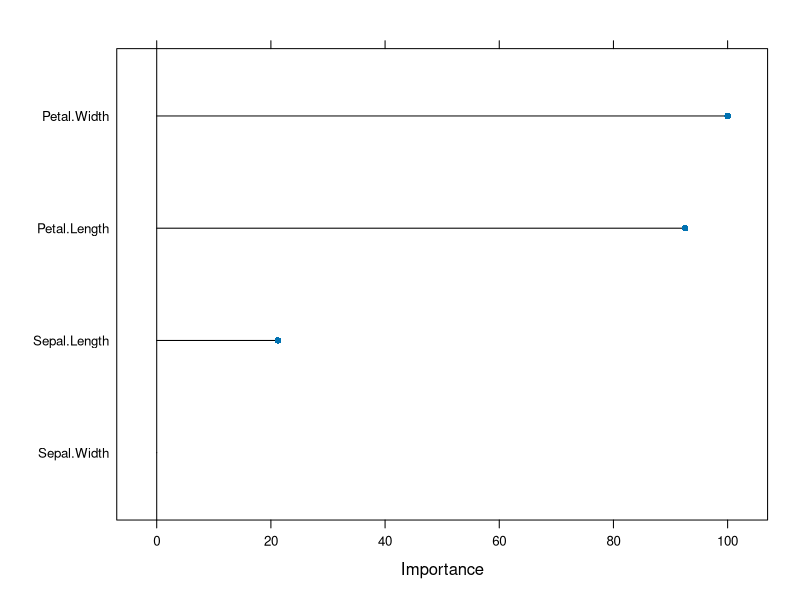

Here is the R script that generated this plot:
library(caret)
library(ggplot2)

# Daten laden
data(iris)

# Train-Test-Split
set.seed(123)
trainIndex <- createDataPartition(iris$Species, p = 0.7, list = FALSE)
train <- iris[trainIndex, ]
test <- iris[-trainIndex, ]

# Modell trainieren (Random Forest)
model <- train(Species ~ ., data = train, method = "rf",
               trControl = trainControl(method = "cv", number = 5),
               tuneLength = 3)

# Vorhersagen machen
predictions <- predict(model, newdata = test)

# Accuracy ausgeben
accuracy <- sum(predictions == test$Species) / nrow(test)
print(paste("Accuracy:", round(accuracy, 4)))

# Confusion Matrix
conf_mat <- confusionMatrix(predictions, test$Species)
print(conf_mat)

# Variable Importance plot
varImpPlot <- varImp(model)
plot(varImpPlot)